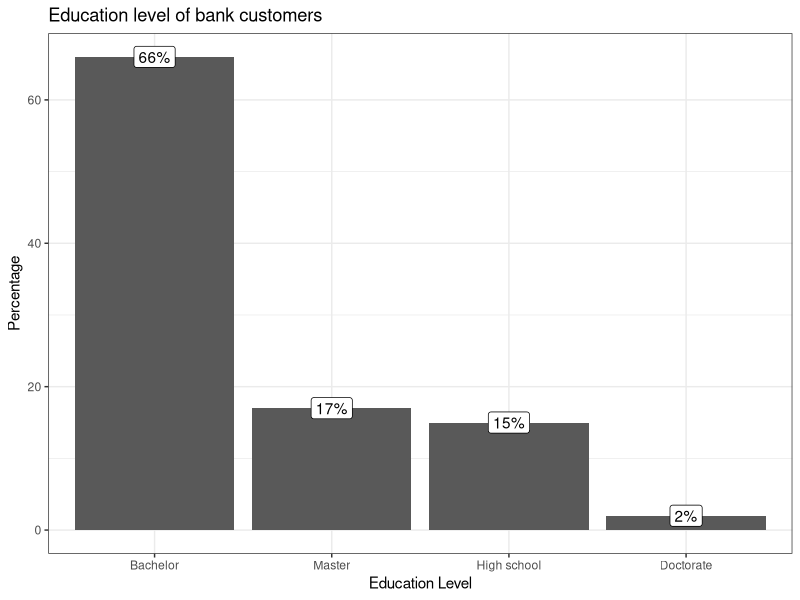

R code for this plot: (Note: this script raises an error after producing the figure.)
## ---- chunk 1
knitr::opts_chunk$set(echo = TRUE, eval = TRUE, warning = FALSE, message = FALSE, error = FALSE)
## ---- chunk 2

# Library
library(tidyverse)
library(kableExtra)

## ---- chunk 3

# Read in data
bank <- read_csv(here::here("data/banksurvey.csv"))

## ---- chunk 4

# Descriptive bar plot
bank %>% 
  group_by(education) %>% 
  summarise(perc = n()/nrow(bank) * 100) %>% 
  as.data.frame() %>% 
  ggplot(aes(x = fct_reorder(education, -perc), 
             y = perc)) + 
  geom_col() + 
  theme_bw() + 
  labs(x = "Education Level", 
       y = "Percentage", 
       title = "Education level of bank customers") + 
  geom_label(aes(label = paste0(perc, "%"), 
                 vjust = 0.5))

## ---- chunk 5

# Descriptive statistics
bank %>% 
  summarise(Min = min(income), 
            Q1 = round(quantile(income, 0.25), 1), 
            Median = round(median(income), 1), 
            Mean = round(mean(income), 1), 
            Q3 = round(quantile(income, 0.75), 1), 
            Max = max(income),
            sd = sd(income)) %>% 
  kable(caption = "Annual gross income of bank customers (in thousands)")

## ---- chunk 6
# Estimate the 80th percentile using estimators based on fitted model
q80_normal <- qnorm(0.80, mean = fit_norm$estimate[1], sd = fit_norm$estimate[2])
q80_exponential <- qexp(0.80, rate=fit_exp$estimate)
q80_gamma <- qgamma(0.80, shape=fit_gamma$estimate[1], rate=fit_gamma$estimate[2])

# Create a tibble based on these results
results <- tibble(
  Distribution = c("Normal", "Exponential", "Gamma"),
  `80th Percentile Estimate` = c(q80_normal, q80_exponential, q80_gamma))


kable(results, caption = "80th Percentile Estimates based on Different Models")
## ---- chunk 7
# Using sample quantile to estimate
q80_sample <- quantile(data$income, probs = 0.80)

new_results <- tibble(
  Distribution = c("Normal", "Exponential", "Gamma","Sample"),
  `80th Percentile Estimate` = c(q80_normal, q80_exponential, q80_gamma,q80_sample))


kable(new_results, caption = "80th Percentile Estimates based on Different Models")
## ---- chunk 8
# Calculate the 95% CI for the estimates

# Normal distribution 95% CI
se_normal <- fit_norm$estimate[2] / sqrt(length(data$income))  
ci_normal <- q80_normal + c(-1.96, 1.96) * se_normal

# Exponential distribution 95% CI
se_exp <- sqrt(1 / (length(data$income) * fit_exp$estimate^2))
ci_exp <- q80_exponential + c(-1.96, 1.96) * se_exp

# Gamma distribution 95% CI
se_gamma <- sqrt(fit_gamma$estimate[1] / (fit_gamma$estimate[2]^2 * length(data$income)))
ci_gamma <- q80_gamma + c(-1.96, 1.96) * se_gamma

ci_results <- tibble(
  Distribution = c("Normal", "Exponential", "Gamma"),
  `80th Percentile Estimate` = c(q80_normal, q80_exponential, q80_gamma),
  `Lower Bound (95% CI)` = c(ci_normal[1], ci_exp[1], ci_gamma[1]),
  `Upper Bound (95% CI)` = c(ci_normal[2], ci_exp[2], ci_gamma[2])
)

kable(ci_results, caption = "80th Percentile Estimates and 95% Confidence Intervals for Different Distributions")
